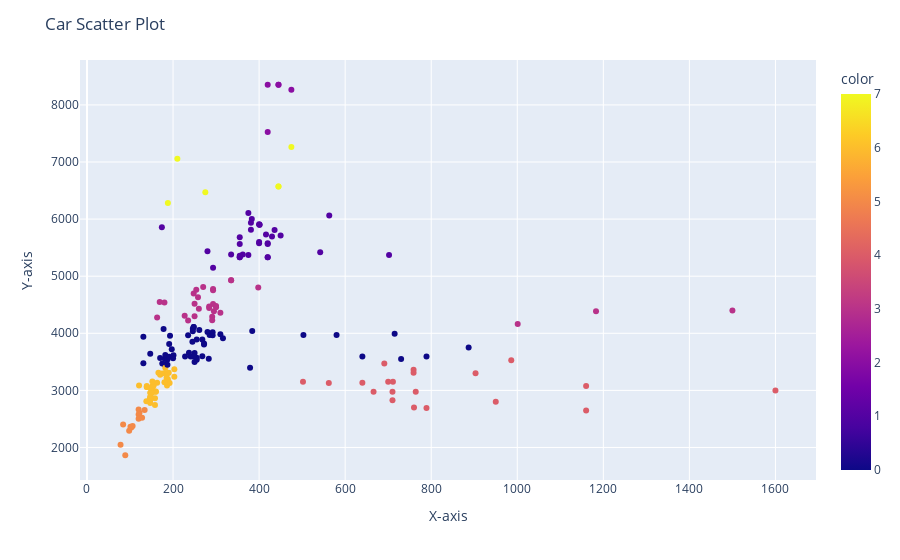

The notebook cell saved with this chart:
### Markdown cell above
Before we start applying our clustering models we have to do some preprocessing. Currently one of our variables (Weight) has a far greater range. This makes it so one of the variables has a greater impact on the distance calculated and it can lead to our model clustering only along one of the axes:

### Code cell
features = df[['Horsepower', 'Weight']]

kmeans_model = KMeans(init='k-means++')
clusters_kmeans = kmeans_model.fit_predict(features)

#Create scatter plot using Plotly
fig = px.scatter(df, x='Horsepower', y='Weight', hover_data='Car Name', color=clusters_kmeans)

# Set plot title and axis labels
fig.update_layout(title='Car Scatter Plot', xaxis_title='X-axis', yaxis_title='Y-axis')

# Show the plot
fig.show()

### Figure 1 — Plotly figure (JSON) as saved in the notebook; plotly's stock layout.template omitted (floating-point values rounded to 4 significant figures; data arrays with more than 128 entries replaced by an {"elided": "..."} marker saying what was removed)
{"data": [{"customdata": {"elided": "197x1 str values"}, "hovertemplate": "Horsepower=%{x}<br>Weight=%{y}<br>Car Name=%{customdata[0]}<br>color=%{marker.color}<extra></extra>", "legendgroup": "", "marker": {"color": {"elided": "197 int values"}, "coloraxis": "coloraxis", "symbol": "circle"}, "mode": "markers", "name": "", "orientation": "v", "showlegend": false, "type": "scatter", "x": {"elided": "197 int values"}, "xaxis": "x", "y": {"elided": "197 int values"}, "yaxis": "y"}], "layout": {"coloraxis": {"colorbar": {"title": {"text": "color"}}, "colorscale": [[0, "#0d0887"], [0.1111, "#46039f"], [0.2222, "#7201a8"], [0.3333, "#9c179e"], [0.4444, "#bd3786"], [0.5556, "#d8576b"], [0.6667, "#ed7953"], [0.7778, "#fb9f3a"], [0.8889, "#fdca26"], [1, "#f0f921"]]}, "legend": {"tracegroupgap": 0}, "margin": {"t": 60}, "title": {"text": "Car Scatter Plot"}, "xaxis": {"anchor": "y", "domain": [0, 1], "title": {"text": "X-axis"}}, "yaxis": {"anchor": "x", "domain": [0, 1], "title": {"text": "Y-axis"}}}}
